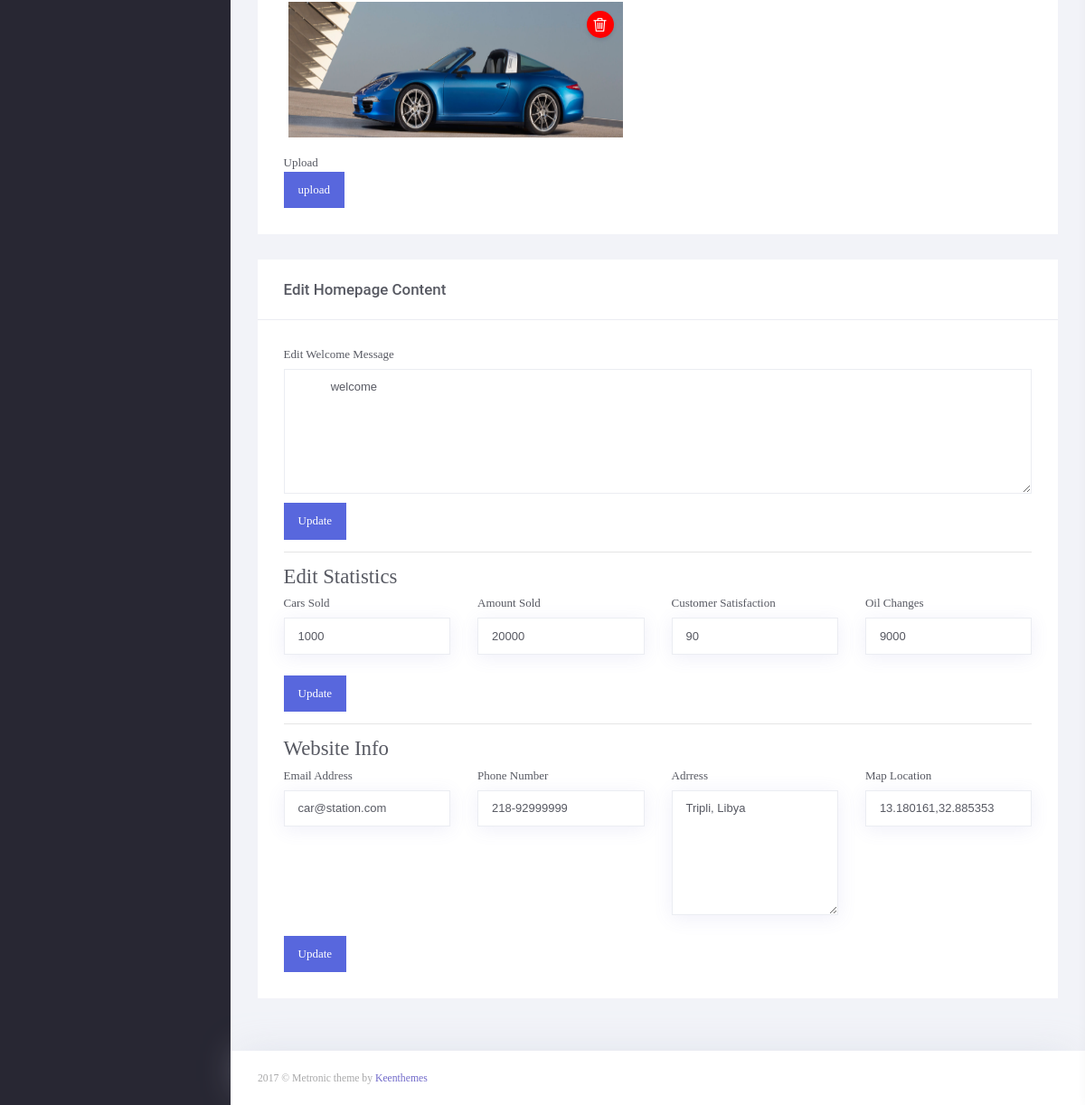
Before: /admin/home-page.php (signed in, lower part) with the older database file.
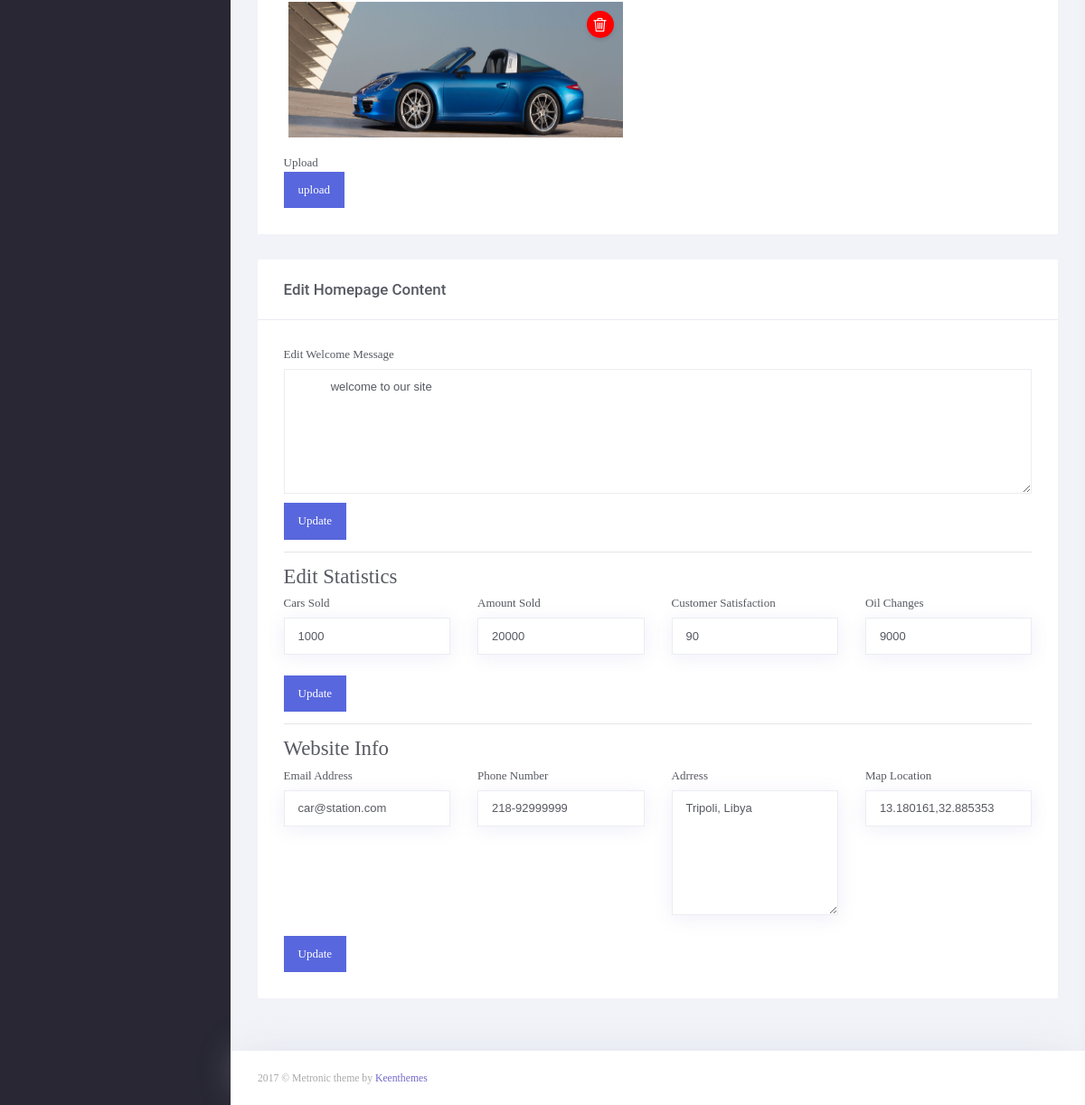
After: the same page with the newer database file.
### tables this page shows
CREATE TABLE `webside_info` (
  `id` int(11) NOT NULL,
  `welcome_dec` text NOT NULL,
  `about_us` text NOT NULL,
  `email` varchar(250) NOT NULL,
  `phone` varchar(50) NOT NULL,
  `address` varchar(250) NOT NULL,
  `map_loc` varchar(250) NOT NULL
);

### admin/home-page_content.php (the view, shortened to what the changed rows need)
<?php
  include "../DB_Connect.php";
?>
<div class="m-portlet m-portlet--full-height  m-portlet--unair">
  <div class="m-portlet__body">
    <div class="form-group m-form__group">
      <form action="home-page_data.php" id="welcome_message_form" method="post">
        <?php
            $queryy = "SELECT welcome_dec FROM webside_info  WHERE `webside_info`.`id` = 1";
            $sqll = $con->prepare($queryy);
            $sqll->execute();
            $result = $sqll->fetch();
          ?>
        <label for="exampleTextarea">Edit Welcome Message</label>
        <textarea class="form-control m-input" name="welcome_message" id="exampleTextarea" rows="7">
          <?php echo $result['welcome_dec']; ?>
        </textarea>
        <button class="btn btn-primary submit-btn">Update</button>
      </form>
		</div>
    <form action="" method="post" id="info_form" >
      <?php
        $queryy = "SELECT * FROM `webside_info`  WHERE `webside_info`.`id` = 1";
        $sqll = $con->prepare($queryy);
        $sqll->execute();
        $result = $sqll->fetch();
        $email = $result['email'];
        $phone = $result['phone'];
        $address = $result['address'];
        $map_loc = $result['map_loc'];
      ?>
      <div class="row">
          <div class="col-sm-6 col-md-3">
            <div class="form-group m-form__group">
              <label for="email">Email Address</label>
              <input type="email" class="form-control m-input m-input--air" name="email" id="email" value=<?php echo $email?>>
            </div>
          </div>
          <div class="col-sm-6 col-md-3">
            <div class="form-group m-form__group">
              <label for="phone">Phone Number</label>
              <input type="phone" class="form-control m-input m-input--air" name="phone" id="phone" value=<?php echo $phone?>>
            </div>
          </div>
          <div class="col-sm-6 col-md-3">
            <div class="form-group m-form__group">
              <label for="address">Adrress</label>
              <textarea type="text" max="100" class="form-control m-input m-input--air" rows="7" name="address" id="address"><?php echo $address?></textarea>
            </div>
          </div>
          <div class="col-sm-6 col-md-3">
            <div class="form-group m-form__group">
              <label for="map_loc">Map Location</label>
              <input type="text" class="form-control m-input m-input--air" name="map_loc" id="map_loc" value=<?php echo $map_loc?>>
            </div>
          </div>
      </div>
    </form>
  </div>
</div>

Changed rows visible on the page:
changed webside_info "car@station.com": welcome_message "welcome" → "welcome to our site"; address "Tripli, Libya" → "Tripoli, Libya"
